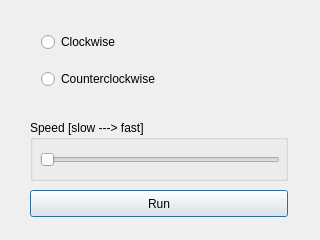
<?xml version="1.0" encoding="UTF-8"?>
<ui version="4.0">
 <class>Dialog</class>
 <widget class="QDialog" name="Dialog">
  <property name="geometry">
   <rect>
    <x>0</x>
    <y>0</y>
    <width>320</width>
    <height>240</height>
   </rect>
  </property>
  <property name="windowTitle">
   <string>DC Motor</string>
  </property>
  <widget class="QPushButton" name="pushButton_run">
   <property name="geometry">
    <rect>
     <x>30</x>
     <y>190</y>
     <width>258</width>
     <height>27</height>
    </rect>
   </property>
   <property name="text">
    <string>Run</string>
   </property>
  </widget>
  <widget class="QGroupBox" name="groupBox">
   <property name="geometry">
    <rect>
     <x>30</x>
     <y>120</y>
     <width>258</width>
     <height>61</height>
    </rect>
   </property>
   <property name="title">
    <string>Speed [slow ---&gt; fast]</string>
   </property>
   <widget class="QSlider" name="horizontalSlider_speed">
    <property name="geometry">
     <rect>
      <x>10</x>
      <y>30</y>
      <width>240</width>
      <height>20</height>
     </rect>
    </property>
    <property name="orientation">
     <enum>Qt::Horizontal</enum>
    </property>
   </widget>
  </widget>
  <widget class="QWidget" name="verticalLayoutWidget_2">
   <property name="geometry">
    <rect>
     <x>30</x>
     <y>10</y>
     <width>260</width>
     <height>101</height>
    </rect>
   </property>
   <layout class="QVBoxLayout" name="verticalLayout">
    <item>
     <widget class="QRadioButton" name="radioButton_clock">
      <property name="text">
       <string>Clockwise</string>
      </property>
     </widget>
    </item>
    <item>
     <widget class="QRadioButton" name="radioButton_conter">
      <property name="text">
       <string>Counterclockwise</string>
      </property>
     </widget>
    </item>
   </layout>
  </widget>
 </widget>
 <layoutdefault spacing="6" margin="11"/>
 <resources/>
 <connections/>
</ui>
